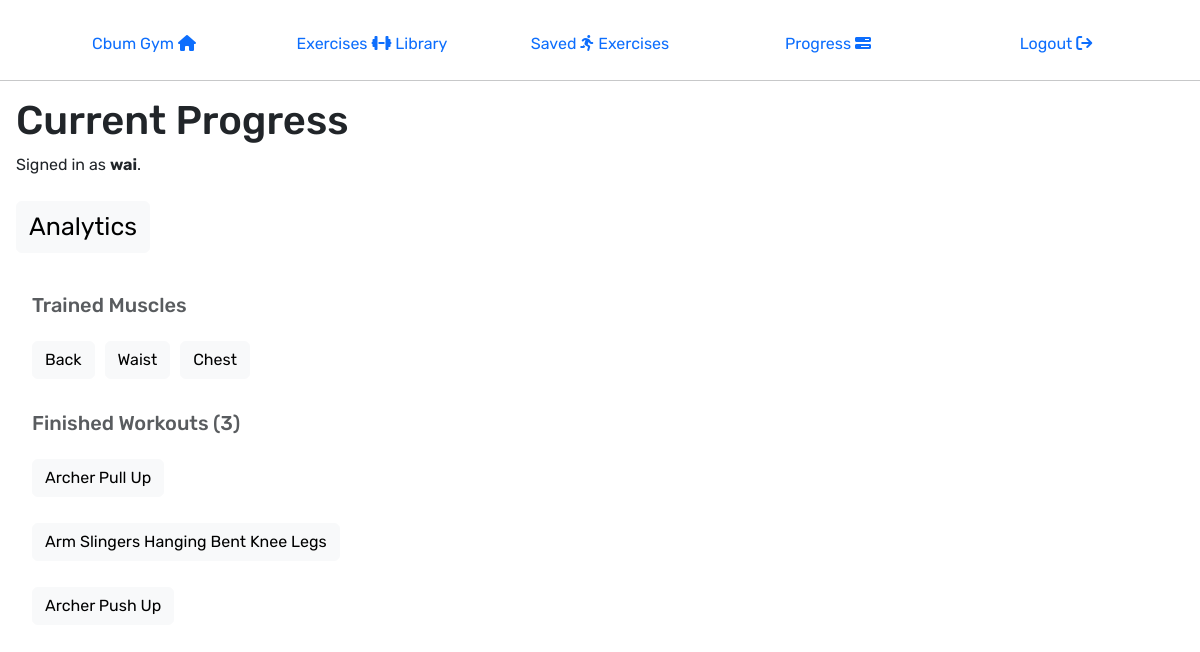
The page /progress/ (signed in) on the database as committed earlier.
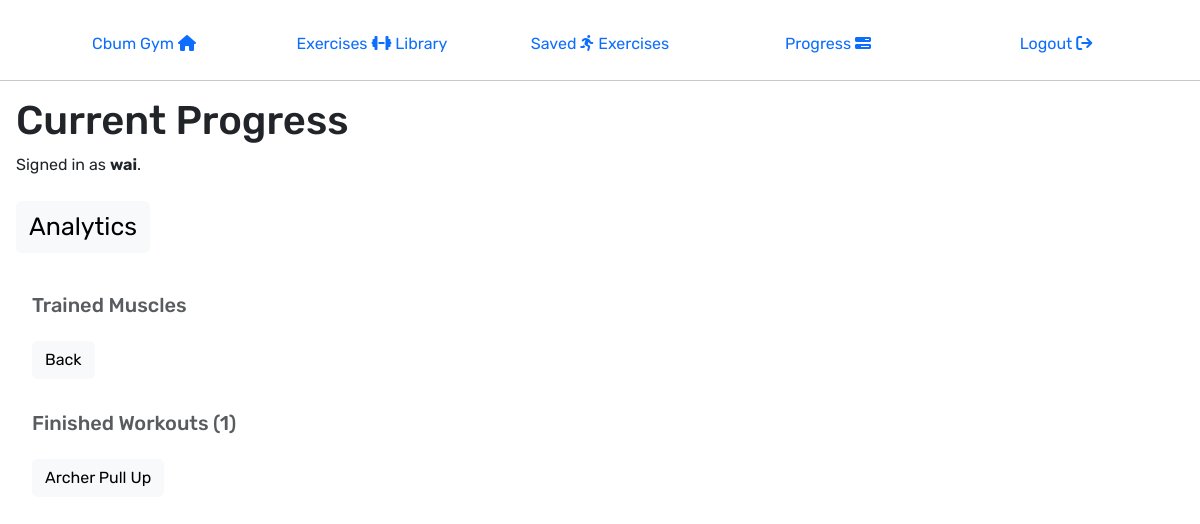
The same page on the database as committed later.
### exercise/models.py (models this page shows, shortened)
class User(AbstractUser):
    pass

class Exercises(models.Model):
    DIFFICULTY = [
        ('easy','Easy'),
        ('medium','medium'),
        ('hard','Hard')
    ]
    id = models.CharField(max_length=10,primary_key=True)
    name = models.CharField(max_length=300)
    bodyPart = models.CharField(max_length=200)
    equipment = models.CharField(max_length=300)
    gifUrl = models.URLField()
    target = models.CharField(max_length=100)
    secondaryMuscles = models.JSONField(default=list)
    instructions = models.JSONField(default=list)
    saved = models.ManyToManyField(User,related_name="save_exc",blank=True,null=True)
    completed = models.ManyToManyField(User,related_name="complete_exercise",blank=True,null=True)
    difficulty = models.CharField(max_length=10, choices=DIFFICULTY,blank=True,null=True)

### exercise/views.py (the view)
# urls.py: path("progress/",views.progress,name="progress"),
def progress(request):
    exercises = completed_exercise(request)
    return render(request, "exercise/progress.html", {
        "exercises": exercises
    })

### exercise/views.py (called while the page is built)
def completed_exercise(request):
    current_user = request.user
    exercises = current_user.complete_exercise.all()
    return exercises

### exercise/templates/exercise/progress.html (shortened to what this page needs)
{% extends "exercise/layout.html" %} {% block body %} {% if error %}
<p>{{error}}</p>
{% else %} {% if user.is_authenticated %}
<div class="mx-3" style="gap: 20px">
  <h1>Current Progress</h1>
  {% if user.is_authenticated %} Signed in as
  <strong>{{ user.username }}</strong>. {% else %} Not signed in. {% endif %}
  <br />
  <p class="btn btn-light my-4" style="font-size: 25px">Analytics</p>
  <div class="d-flex m-3 flex-column">
    <h5 class="font-weight-bold text-muted">Trained Muscles</h5>
    <div class="d-flex my-3" style="gap: 10px">
      {% for exc in exercises %}
      <p class="btn btn-light text-capitalize" style="width: fit-content">
        {{exc.bodyPart}}
      </p>
      {% endfor %}
    </div>
    <h5 class="font-weight-bold text-muted">
      Finished Workouts ({{exercises.count}})
    </h5>
    <div class="d-flex flex-column my-3" style="gap: 10px">
      {% for exc in exercises %}
      <p class="btn btn-light text-capitalize" style="width: fit-content">
        {{exc.name}}
      </p>
      {% endfor %}
    </div>
  </div>
  {% endif %} {% endif %} {% endblock %}

### exercise/templates/exercise/layout.html (shortened to what this page needs)
{% load static %}
<!DOCTYPE html>
<html lang="en">
  <head>
    <link
      href="https://cdn.jsdelivr.net/npm/bootstrap@5.3.3/dist/css/bootstrap.min.css"
      rel="stylesheet"
    />
  </head>
  <body>
    <ul class="nav pt-4 px-2">
      {% if user.is_authenticated %}
      <div class="container text-center">
        <div class="row">
          <div class="col">
            <div class="col">
              <a class="nav-link" href="{% url 'index' %}"
                >Cbum Gym <i class="fa-solid fa-home"></i
              ></a>
            </div>
          </div>
          <div class="col">
            <a class="nav-link" href="{% url 'exc_library' %}"
              >Exercises <i class="fa-solid fa-dumbbell"></i> Library
            </a>
          </div>
          <div class="col">
            <a class="nav-link" href="{% url  'saved_exc' %}"
              >Saved <i class="fa-solid fa-person-running"></i> Exercises
            </a>
          </div>
          <div class="col">
            <a class="nav-link" href="{% url 'progress' %}">
              Progress <i class="fa-solid fa-bars-progress"></i
            ></a>
          </div>
          <div class="col">
            <a class="nav-link" href="{% url 'logout' %}"
              >Logout <i class="fa-solid fa-arrow-right-from-bracket"></i
            ></a>
          </div>
      {% endif %}
    </ul>
    <hr />
    {% block body %} {% endblock %}
  </body>
</html>

### exercise/templates/exercise/layout.html (style rules this page uses)
* { font-family: Rubik; }

Rows that differ between the two databases and show on the page:
no longer on this page (row edited): Exercises: bodyPart "Waist", name "Arm Slingers Hanging Bent Knee Legs"
no longer on this page (row edited): Exercises: bodyPart "Chest", name "Archer Push Up"
Other text that changed with them:
{{ exercises.count }}: "3" → "1"
